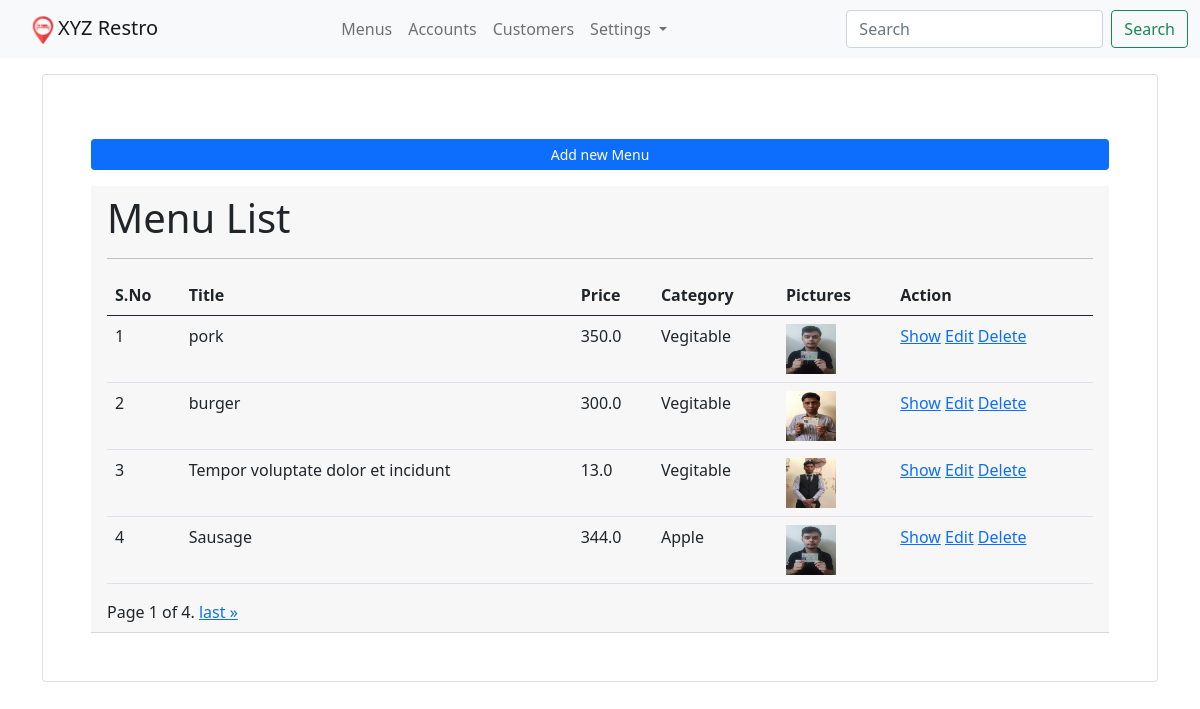
/menus/ (signed in), run on the app's committed database.
### app_menus/models.py (models this page shows, shortened)
class Menu(models.Model):
        menu_title= models.CharField(max_length=100)
        menu_price=models.FloatField(default=0.00)
        menu_ingredient= models.CharField(max_length=100)
        menu_category= models.ForeignKey(Category, on_delete=models.CASCADE)
        menu_img= models.FileField(upload_to="images/menus/",blank=True, null=True)
        menu_created_at= models.DateTimeField(auto_now_add=True)
        is_active= models.BooleanField(default=True)
        class Meta:
            db_table= "restro_menus"
            ordering= ["-menu_title"]

class Category(models.Model):
    category_title= models.CharField(max_length=100)
    category_code= models.CharField(max_length=20, null=True, blank=True)
    class Meta:
        db_table="restro_categories"
        ordering=["-category_title"]

### app_menus/views.py (the view)
# urls.py: path('', views.list_menu, name='menu-list'),
@login_required(login_url='/login/')
@csrf_protect
def list_menu(request):
    menu_list = Menu.objects.all()
    paginator = Paginator(menu_list,4) # 4 date in one page
    page_number= request.GET.get("page")
    page_obj= paginator.get_page(page_number)
    context = {"page_obj": page_obj}
    return render(request, 'menus/list_menu.html', context)

### templates/menus/list_menu.html (shortened to what this page needs)
{% extends 'layouts/master.html' %}
{% load static %}
{% block content %}
<div class="container">
    <div class="card p-5 mt-3">
        <a href="{% url 'menu-add' %}" class="btn btn-sm btn-primary mb-3 mt-3">Add new Menu</a>
        <dib class="card-header">
            <h1>Menu List</h1>
            <hr>
            <table class="table table-hover mt-3">
                <thead>
                    <tr>
                        <th>S.No</th>
                        <th>Title</th>
                        <th>Price</th>
                        <th>Category</th>
                        <th>Pictures</th>
                        <th>Action</th>
                   </tr>
                </thead>
                <tbody>
                    {% for val in page_obj %}
                    <tr>
                        <td>{{ forloop.counter }}</td>
                        <td>{{ val.menu_title }}</td>
                        <td>{{ val.menu_price }}</td>
                        <td>{{ val.menu_category.category_title }}</td>
                        <td><img src="{{ val.menu_img.url }}" alt="" width="50" height="50"></td>
                        <td>
                            <a href="{% url 'menu-show' val.id %}" lass="btn btn-sm btn-primary">Show</a>
                            <a href="{% url 'menu-edit' val.id %}">Edit</a>
                            <a href="{% url 'menu-delete' val.id %}">Delete</a>
                        </td>
                    </tr>
                    {% endfor %}
                </tbody>
            </table>
            <div class="pagination">
                <span class="step-links">
                    <span class="current">
                        Page {{ page_obj.number }} of {{ page_obj.paginator.num_pages }}.
                    </span>
                    {% if page_obj.has_next %}
                        <a href="?page={{ page_obj.paginator.num_pages }}">last &raquo;</a>
                    {% endif %}
                </span>
            </div>
        </div>
    </div>
{% endblock %}

### templates/layouts/master.html (shortened to what this page needs)
<!doctype html>
<html lang="en">
  <head>
    {% load static %}
    <link rel="stylesheet" href="{% static 'css/bootstrap.css' %}">
    <link rel="stylesheet" href="{% static 'css/bootstrap.min.css' %}">
    <link rel="stylesheet" href="{% static 'css/bootstrap.rtl.min.css' %}">
    <link rel="stylesheet" href="{% static 'css/bootstrap.rtl.css' %}">
    <link rel="stylesheet" href="{% static 'css/bootstrap-utilities.css' %}">
    <link rel="stylesheet" href="{% static 'css/bootstrap-utilities.min.css' %}">
    <link rel="stylesheet" href="{% static 'css/bootstrap-utilities.rtl.min.css' %}">
    <link rel="stylesheet" href="{% static 'css/bootstrap-utilities.rtl.css' %}">
    <link rel="stylesheet" href="{% static 'css/bootstrap-grid.css' %}">
    <link rel="stylesheet" href="{% static 'css/bootstrap-grid.min.css' %}">
    <link rel="stylesheet" href="{% static 'css/bootstrap-grid.rtl.min.css' %}">
    <link rel="stylesheet" href="{% static 'css/bootstrap-grid.rtl.css' %}">
    <link rel="stylesheet" href="{% static 'css/bootstrap-reboot.css' %}">
    <link rel="stylesheet" href="{% static 'css/bootstrap-reboot.min.css' %}">
    <link rel="stylesheet" href="{% static 'css/bootstrap-reboot.rtl.min.css' %}">
    <link rel="stylesheet" href="{% static 'css/bootstrap-reboot.rtl.css' %}">
  </head>
  <body>
    <nav class="navbar navbar-expand-lg navbar-light bg-light">
        <div class="container-fluid">
          <a class="navbar-brand" href="#">
            <img src="{% static 'images/hotel_512.png' %}" alt="" width="30" height="30">XYZ Restro</a>
          <div class="collapse navbar-collapse" id="navbarSupportedContent">
            <ul class="navbar-nav me-auto mb-2 mb-lg-0">
              <li class="nav-item">
                <a class="nav-link" href="{% url 'menu-list' %}">Menus</a>
              </li>
              <li class="nav-item">
                <a class="nav-link" href="#">Accounts</a>
              </li>
              <li class="nav-item">
                <a class="nav-link" href="#">Customers</a>
              </li>
              <li class="nav-item dropdown">
                <a class="nav-link dropdown-toggle" href="#" id="navbarDropdown" role="button" data-bs-toggle="dropdown" aria-expanded="false">
                  Settings
                </a>
              </li>
            </ul>
            <form class="d-flex">
              <input class="form-control me-2" type="search" placeholder="Search" aria-label="Search">
              <button class="btn btn-outline-success" type="submit">Search</button>
            </form>
          </div>
        </div>
      </nav>
      {% block content %}
      {% endblock %}
  </body>
</html>

### data on the page
Menu: menu_title "pork", menu_price "350.0", menu_category.category_title "Vegitable", menu_img (picture)
Menu: menu_title "burger", menu_price "300.0", menu_category.category_title "Vegitable", menu_img (picture)
Menu: menu_title "Tempor voluptate dolor et incidunt", menu_price "13.0", menu_category.category_title "Vegitable", menu_img (picture)
Menu: menu_title "Sausage", menu_price "344.0", menu_category.category_title "Apple", menu_img (picture)

### other printed values
{{ page_obj.number }} "1"
{{ page_obj.paginator.num_pages }} "4"
